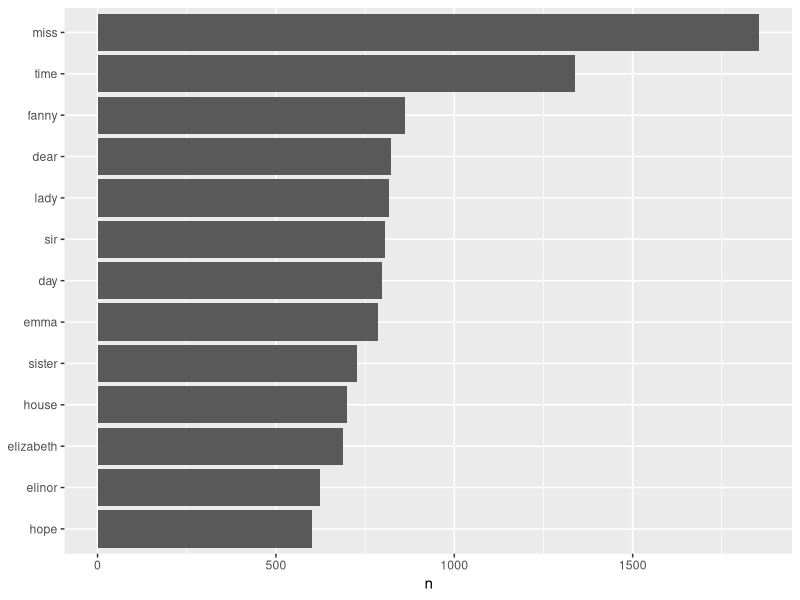
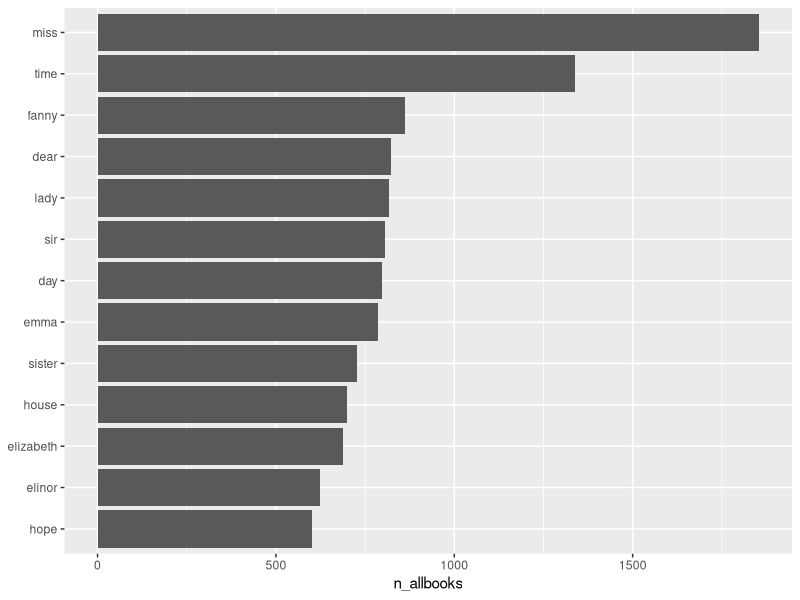
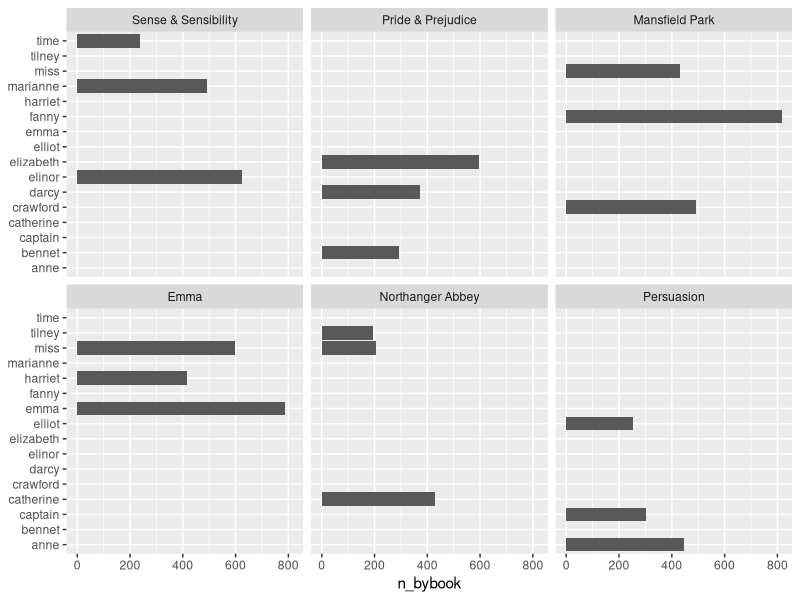

Here is the R script that generated these plots, in order:
## ---- chunk 1

## ---- chunk 2
?grepl
?str_extract
?str_detect
## ---- chunk 3
#install these packages if you don't already have them
# install.packages("tidytext")
# install.packages("janeaustenr")
# install.packages("plyr")
# install.packages("dplyr")
# install.packages("stringr")
# install.packages("magrittr")


library(janeaustenr)
library(plyr)
library(dplyr)
library(stringr)
library(magrittr)

#browse the related vignette or others
vignette("tidytext",package="tidytext")
?austen_books

original_books <- austen_books() %>%
  group_by(book) %>% #grouping df by "book"
  mutate(linenumber = row_number(), #adding row numbers as a new variable
         chapter = cumsum(str_detect(text, regex("^chapter [\\divxlc]",  
                                                 ignore_case = TRUE)))) %>%
  ungroup()
# the above is creating a new chapter variable by searching the "text" character variable for the string "chapter" and Roman Numeral characters (as specified in regex language here "[\\divxlc]")

head(original_books)
tail(original_books)
slice(original_books, 1:500) %>% View

#restructuring as a one-token-per-row format. unnest() does that for us
library(tidytext)

tidy_books <- original_books %>%
  unnest_tokens(word, text)
#The default tokenizing is for words, but other options include characters, ngrams, sentences, lines, paragraphs, or separation around a regex pattern.

data("stop_words")
head(stop_words)

cleaned_books <- tidy_books %>%
  anti_join(stop_words)

## ---- chunk 4
#most common words in all the books?
cleaned_books %>%
  count(word, sort = TRUE)

#Examining and Visualizing most common words across all books and by book: 

cleaned_books_2 <- cleaned_books  %>% 
  count(word,sort = TRUE) %>%  #counting the number of occurrences by group (word in this case)
  left_join(cleaned_books,.) %>% 
  rename(n_allbooks = n)  %>% 
  group_by(book,word) %>% 
  mutate(n_bybook = n()) %>% 
  arrange(book, desc(n_bybook)) %>% 
  ungroup()

#Chart of top 5 words across all books
library(ggplot2)

#doing al in one tidy flow
cleaned_books_2 %>% 
  count(word, sort = TRUE) %>% 
  filter(n > 600) %>%
  mutate(word = reorder(word, n)) %>%
  ggplot(aes(word, n)) +
  geom_col() +
  xlab(NULL) +
  coord_flip()

#using new var we created above
#no scientifict notation
options(scipen = 10000)
cleaned_books_2 %>% 
  filter(n_allbooks > 600, !duplicated(word)) %>% 
  mutate(word = reorder(word, n_allbooks)) %>% 
  ggplot(aes(word, n_allbooks)) +
  geom_col() +
  xlab(NULL) +
  coord_flip()

#What about the top 5 words only in each book? 
cleaned_books_2 %>% 
  group_by(book) %>% 
  filter(!duplicated(word)) %>% 
  arrange(desc(n_bybook)) %>% 
  top_n(3, n_bybook) %>% 
  ungroup %>% 
  arrange(book, n_bybook) %>% 
  ggplot(aes(word, n_bybook)) +
  geom_col() +
  xlab(NULL) +
  coord_flip() +
  facet_wrap(~book)

#other ways to visualize?? 
